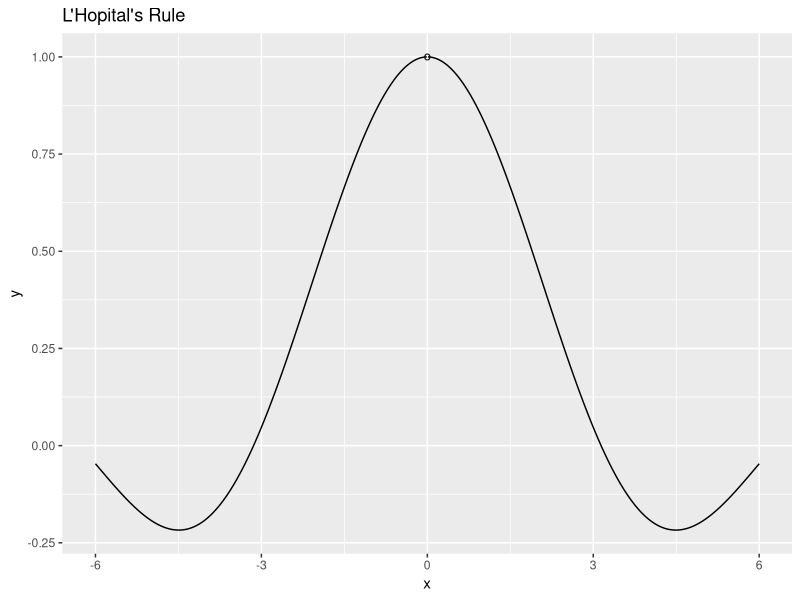

Generate this figure with R:
library(ggplot2)

# The limit of sin(x) / x @ x = 0 is undefined because 0/0 is undefined
# But it is there accordingly to this Hopital guy

x <- seq(-6, 6, .01)
y <- sin(x) / x

df <- data.frame(x, y)
ggplot(df, aes(x, y)) +
    geom_line() +
    geom_point(data = data.frame(x = 0, y = 1), shape="o", size=3) +
    ggtitle("L'Hopital's Rule")
